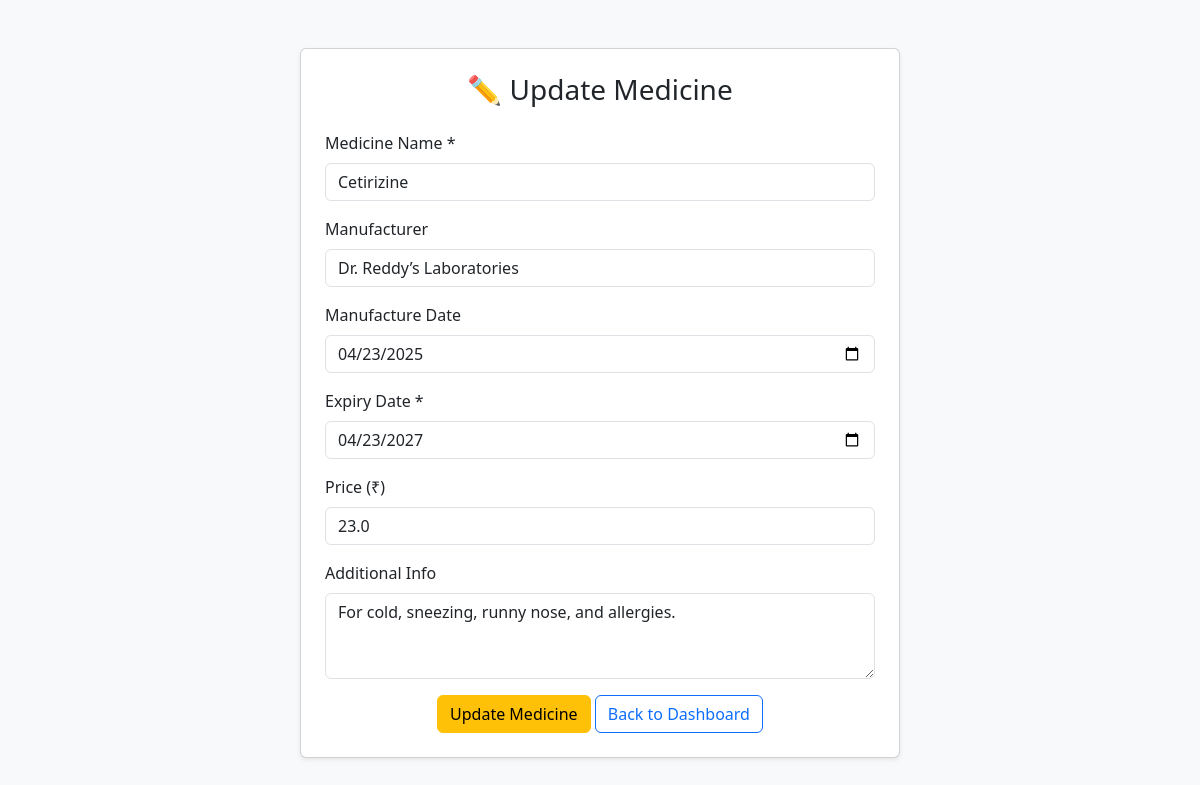
The app's page /update/6 with its own data.
### tables this page shows
CREATE TABLE medicine (
                        id INTEGER PRIMARY KEY AUTOINCREMENT,
                        name TEXT NOT NULL,
                        batch TEXT,
                        manufacturer TEXT,
                        manufacture_date TEXT,
                        expiry_date TEXT,
                        price REAL,
                        additional_info TEXT,
                        qr_path TEXT,
                        last_updated TEXT
                        );

### app.py (the view, shortened to what this page needs)
@app.route('/update/<int:mid>', methods=['GET','POST'])
def update_medicine(mid):
    with sqlite3.connect(DB) as conn:
        conn.row_factory = sqlite3.Row
        cur = conn.cursor()
        cur.execute('SELECT * FROM medicine WHERE id=?', (mid,))
        med = cur.fetchone()
    if not med:
        flash('Medicine not found.', 'warning')
        return redirect(url_for('dashboard'))
    return render_template('update_medicine.html', medicine=med)

### templates/update_medicine.html (shortened to what this page needs)
<!DOCTYPE html>
<html lang="en">
<head>
    <link rel="stylesheet" href="https://cdn.jsdelivr.net/npm/bootstrap@5.3.3/dist/css/bootstrap.min.css">
</head>
<body class="bg-light">
<div class="container py-5">
    <div class="card shadow-sm p-4 mx-auto" style="max-width:600px;">
        <h3 class="text-center mb-4">✏️ Update Medicine</h3>
        <form method="POST">
            <div class="mb-3">
                <label class="form-label">Medicine Name *</label>
                <input type="text" name="name" class="form-control" value="{{ medicine['name'] }}" required>
            </div>
            <div class="mb-3">
                <label class="form-label">Manufacturer</label>
                <input type="text" name="manufacturer" class="form-control" value="{{ medicine['manufacturer'] }}">
            </div>
            <div class="mb-3">
                <label class="form-label">Manufacture Date</label>
                <input type="date" name="mdate" class="form-control" value="{{ medicine['manufacture_date'] }}">
            </div>
            <div class="mb-3">
                <label class="form-label">Expiry Date *</label>
                <input type="date" name="edate" class="form-control" value="{{ medicine['expiry_date'] }}" required>
            </div>
            <div class="mb-3">
                <label class="form-label">Price (₹)</label>
                <input type="number" step="0.01" name="price" class="form-control" value="{{ medicine['price'] }}">
            </div>
            <div class="mb-3">
                <label class="form-label">Additional Info</label>
                <textarea name="info" class="form-control" rows="3">{{ medicine['additional_info'] }}</textarea>
            </div>
            <div class="text-center">
                <button type="submit" class="btn btn-warning">Update Medicine</button>
                <a href="{{ url_for('dashboard') }}" class="btn btn-outline-primary">Back to Dashboard</a>
            </div>
        </form>
    </div>
</div>
</body>
</html>

### records on screen
medicine: name "Cetirizine", manufacturer "Dr. Reddy’s Laboratories", mdate "04/23/2025", edate "04/23/2027", price "23.0", info "For cold, sneezing, runny nose, and allergies."
